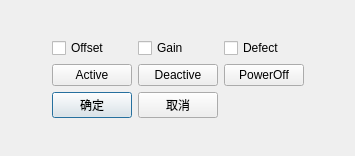
<?xml version="1.0" encoding="UTF-8"?>
<ui version="4.0">
 <class>DetCfgDialogClass</class>
 <widget class="QDialog" name="DetCfgDialogClass">
  <property name="geometry">
   <rect>
    <x>0</x>
    <y>0</y>
    <width>355</width>
    <height>156</height>
   </rect>
  </property>
  <property name="windowTitle">
   <string>DetCfgDialog</string>
  </property>
  <layout class="QGridLayout" name="gridLayout" columnstretch="0,0,0,0,0">
   <item row="1" column="1">
    <widget class="ElaCheckBox" name="checkBox_Offset">
     <property name="text">
      <string>Offset</string>
     </property>
    </widget>
   </item>
   <item row="0" column="1">
    <spacer name="verticalSpacer_2">
     <property name="orientation">
      <enum>Qt::Vertical</enum>
     </property>
     <property name="sizeHint" stdset="0">
      <size>
       <width>20</width>
       <height>40</height>
      </size>
     </property>
    </spacer>
   </item>
   <item row="3" column="1">
    <widget class="ElaPushButton" name="pushButton_confirm">
     <property name="text">
      <string>确定</string>
     </property>
    </widget>
   </item>
   <item row="1" column="3">
    <widget class="ElaCheckBox" name="checkBox_Defect">
     <property name="text">
      <string>Defect</string>
     </property>
    </widget>
   </item>
   <item row="4" column="1">
    <spacer name="verticalSpacer">
     <property name="orientation">
      <enum>Qt::Vertical</enum>
     </property>
     <property name="sizeHint" stdset="0">
      <size>
       <width>20</width>
       <height>40</height>
      </size>
     </property>
    </spacer>
   </item>
   <item row="1" column="2">
    <widget class="ElaCheckBox" name="checkBox_Gain">
     <property name="text">
      <string>Gain</string>
     </property>
    </widget>
   </item>
   <item row="3" column="2">
    <widget class="ElaPushButton" name="pushButton_cancel">
     <property name="text">
      <string>取消</string>
     </property>
    </widget>
   </item>
   <item row="1" column="4">
    <spacer name="horizontalSpacer_2">
     <property name="orientation">
      <enum>Qt::Horizontal</enum>
     </property>
     <property name="sizeHint" stdset="0">
      <size>
       <width>40</width>
       <height>20</height>
      </size>
     </property>
    </spacer>
   </item>
   <item row="1" column="0">
    <spacer name="horizontalSpacer">
     <property name="orientation">
      <enum>Qt::Horizontal</enum>
     </property>
     <property name="sizeHint" stdset="0">
      <size>
       <width>40</width>
       <height>20</height>
      </size>
     </property>
    </spacer>
   </item>
   <item row="2" column="1">
    <widget class="QPushButton" name="pushButton_Active">
     <property name="text">
      <string>Active</string>
     </property>
    </widget>
   </item>
   <item row="2" column="2">
    <widget class="QPushButton" name="pushButton_Deactive">
     <property name="text">
      <string>Deactive</string>
     </property>
    </widget>
   </item>
   <item row="2" column="3">
    <widget class="QPushButton" name="pushButton_PowerOff">
     <property name="text">
      <string>PowerOff</string>
     </property>
    </widget>
   </item>
  </layout>
 </widget>
 <layoutdefault spacing="6" margin="11"/>
 <customwidgets>
  <customwidget>
   <class>ElaPushButton</class>
   <extends>QPushButton</extends>
   <header>ElaPushButton.h</header>
  </customwidget>
  <customwidget>
   <class>ElaCheckBox</class>
   <extends>QCheckBox</extends>
   <header>ElaCheckBox.h</header>
  </customwidget>
 </customwidgets>
 <resources/>
 <connections/>
</ui>
